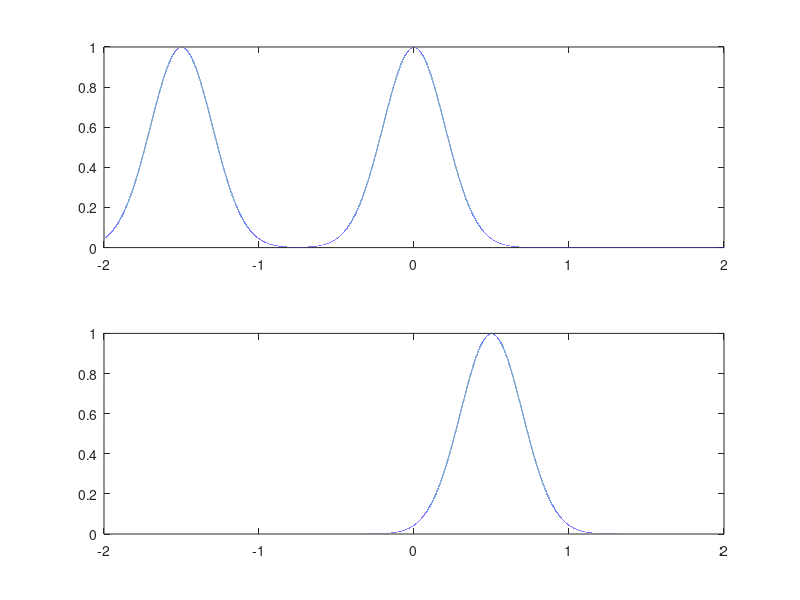
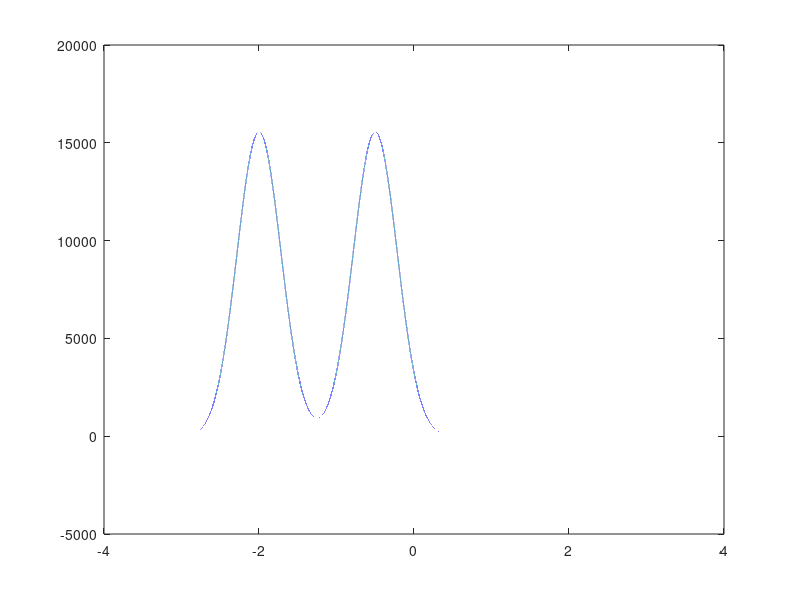
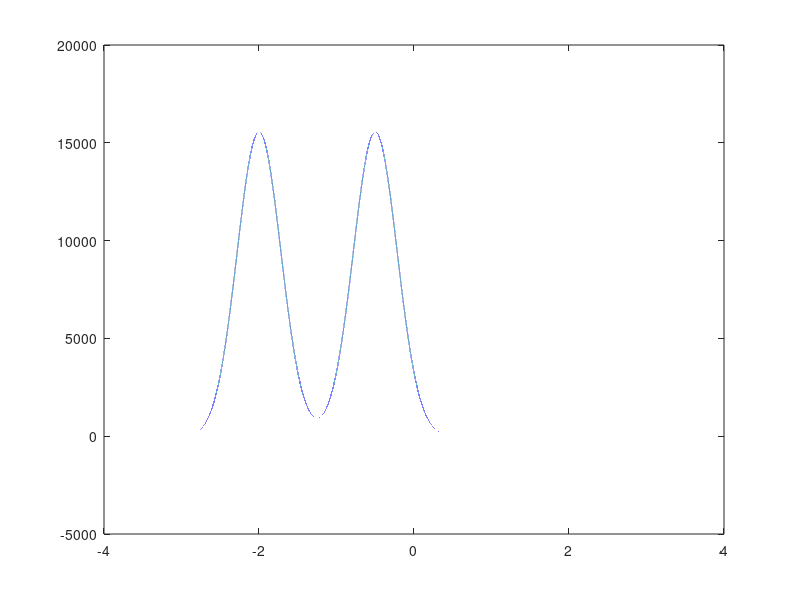

MATLAB code for these plots, in order:
pkg load signal
% test of math principles

Fs = 44100;
arrival_a = 0.0*Fs
arrival_b = 0.5*Fs

x = -Fs*2:Fs*2;
t = x / Fs;
N = size(x)(2)
a_signal =     normpdf(x, arrival_a, Fs*0.2) * Fs*0.5;
a_background = normpdf(x, -Fs*1.5, Fs*0.2) * Fs*0.5;
a = a_signal + a_background;

b_signal =     normpdf(x, arrival_b, Fs*0.2) * Fs*0.5;
%b_background = normpdf(x, -Fs*1.5, Fs*0.2) * Fs*0.5;
b = b_signal ; %+ b_background;

figure;
title("Original signals");
subplot(2, 1, 1);
plot(t, a)
subplot(2, 1, 2);
plot(t, b)

% Length of the FFT:
% Should have (2*N - 1) for 
ft_a = fft(a, 2*N - 1);
ft_b = fft(b, 2*N - 1);

ftprod = ft_a .* conj(ft_b);
corr_scrambled = ifft(ftprod);
corr = [corr_scrambled(N+1:end) corr_scrambled(1:N)];
lag = ( -(N-1):(N-1) ) / Fs;
% Meaning of the correlation function and the lag:
% Data at lag l represents how much the first signal (A) 
% lags behind the second. How much greater the arrival time
% is in A vs. B.

figure;
title("Correlation function");
plot(lag, corr)


% Try to only keep data which are correlated

figure;
title("Correlation function");
plot(lag, corr)
